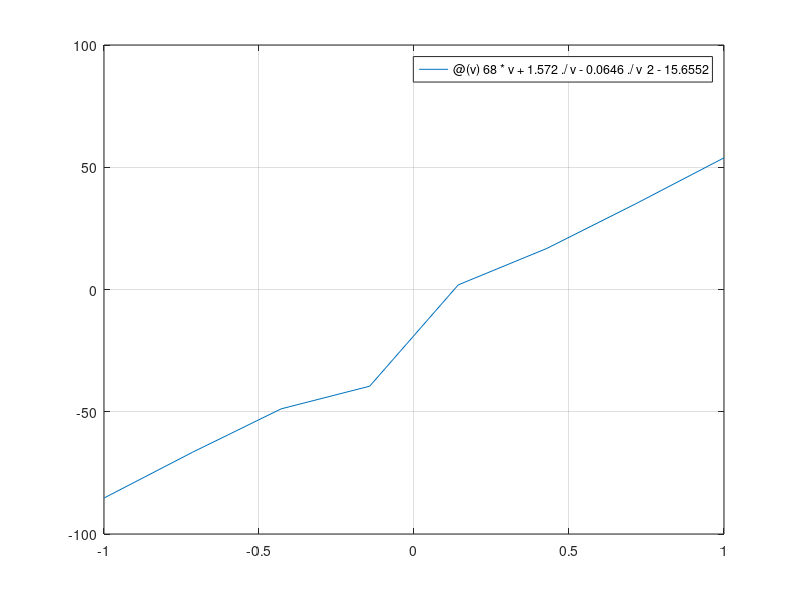

Write the MATLAB code that produced this figure.
clc;
clear all;
%PROBLEMA N0.
%UNA MASA DE 1KG DE CO ESTA CONTENIDA EN UN RECIPIENTE A T = 222 °K Y P=68
%BAR/MOL. LA ECUACION DE ESTADO DE VAN DER WAALS PARA UN GAS ESTA DADA POR:
% (p+a/v^2)(v-b)=RT
%DONDE:
a = 1.572;
b = 0.0411;
%Despejando
f=@(v) 68*v+1.572./v-0.0646./v^2-15.6552;
%Graficando
fplot(f,[-1,1])
grid on
%---------------------------------------
tol=0.01;
r=(a+b)/2;
e=(b-a)/2;
fprintf('El valumen es de es %5.5f m^2/kg con un error de %1.5f\n',r,e)
